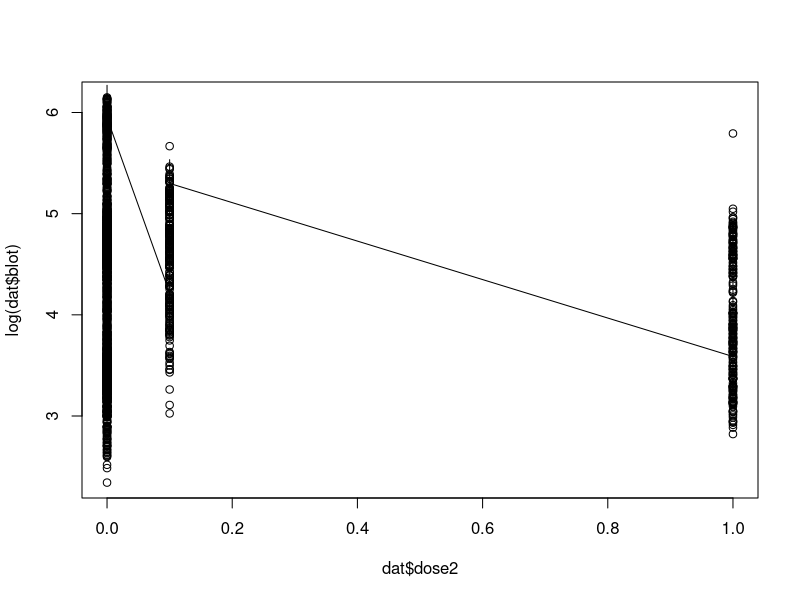
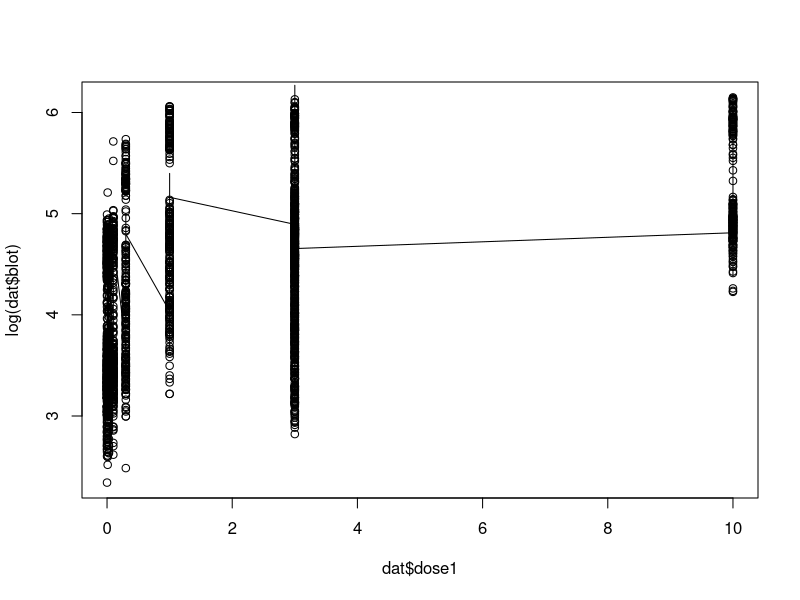
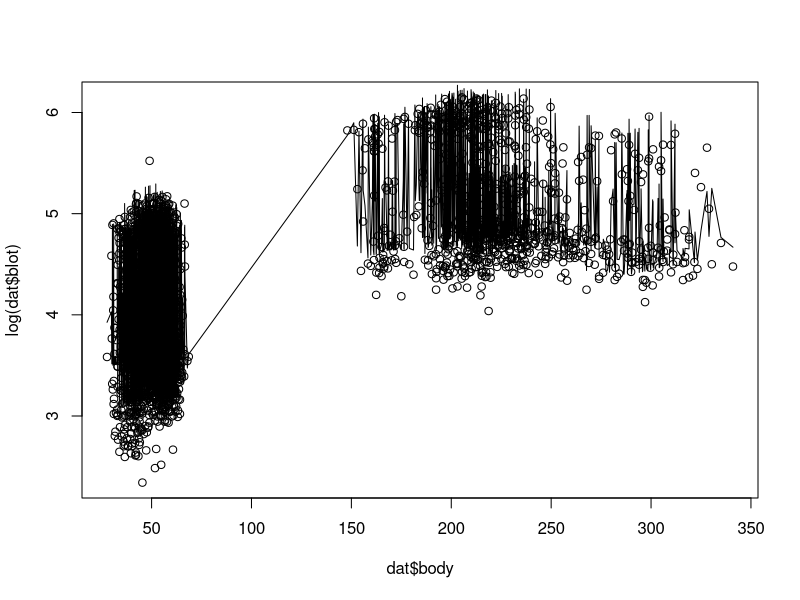

Write R code to recreate these figures, in order. (Note: this script raises an error after producing the figures.)
## ---- chunk 1
library(dplyr)
library(lme4)
library(ggplot2)
library(magrittr)
dat <- read.table("case1.txt", header = T, stringsAsFactors = F, na.strings = ".", colClasses=c("character","character","numeric","numeric","numeric","numeric","numeric","numeric"))
dat <-  dat %>% filter(complete.cases(blot)) 
## ---- chunk 2
#creates a kernel distribution for each covariate
#be careful of random samples--Big X can't have NAs
kern_distribution <- function(x,y, knots = 4) {
  ### s: #controls how wide the kernels are, s should be half the distance between two knots 
  ### tau: decides where the breaks are based on the number of knots
  ###knots: number of splits/peaks in the data
  ##x and y are the data
  
  tau <- seq(min(x), max(x), length.out = knots)
  s <- diff(tau)[1]/2
  X <- matrix(0, nrow=length(x),ncol=knots)
  for(i in 1:knots) {
    X[,i] <- x * dnorm(x, tau[i], s)
  }
  return(X)
}

#smoothing out the graph by predicting values for the fitted data
#same function as the kern distribution, but this time it is smoother
smooth_graph <- function(x, y.predict, knots = 4, s = 2) {
  x.predict <- seq(min(x), max(x), length.out=500)
  X.predict <- matrix(0, nrow=length(x.predict),ncol = knots)
  for(i in 1:knots) {
    X.predict[,i] <- x.predict * dnorm(x.predict, tau[i], s)
  }
  return(X.predict)
}
## ---- chunk 3

#attach(dat) ##attaches the data so we can just run through with the variable names

m2 <- lmer(log(blot + 1) ~ (1 + proto|lab) + kern_distribution(dose1, blot, knots = 2) + kern_distribution(dose2, blot, knots = 3) + kern_distribution(body, blot, knots = 10), data = dat) #X + Z + R + S + random effect
summary(m2)

plot(dat$dose2, log(dat$blot))
lines(sort(dat$dose2), fitted(m2)[order(dat$dose2)])
#abline(v = tau)

plot(dat$dose1, log(dat$blot))
lines(sort(dat$dose1), fitted(m2)[order(dat$dose1)])

plot(dat$body, log(dat$blot))
lines(sort(dat$body), fitted(m2)[order(dat$body)])



#smoothing out the graph
x.predict <- seq(min(x), max(x), length.out=500) #splits data into event little groups
X.predict <- matrix(0, nrow=500,ncol = knots)
for(i in 1:knots) {
  X.predict[,i] <- x.predict * dnorm(x.predict, tau[i], s)
}
y.predict <- cbind(1, X.predict) %*% coef(m2) #predict function is easier // but cbind(X.predicts)
plot(x$dose2,y$blot)
